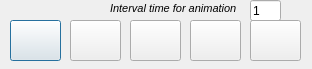
<?xml version="1.0" encoding="UTF-8"?>
<ui version="4.0">
 <class>Dialog</class>
 <widget class="QDialog" name="Dialog">
  <property name="geometry">
   <rect>
    <x>0</x>
    <y>0</y>
    <width>312</width>
    <height>69</height>
   </rect>
  </property>
  <property name="windowTitle">
   <string>MAPS VIEW</string>
  </property>
  <widget class="QPushButton" name="pushButton_4">
   <property name="geometry">
    <rect>
     <x>10</x>
     <y>20</y>
     <width>51</width>
     <height>41</height>
    </rect>
   </property>
   <property name="toolTip">
    <string>Go to the start</string>
   </property>
   <property name="text">
    <string/>
   </property>
   <property name="icon">
    <iconset resource="resources.qrc">
     <normaloff>:/plugins/pcrastermapstackvisualisation/previous.png</normaloff>:/plugins/pcrastermapstackvisualisation/previous.png</iconset>
   </property>
  </widget>
  <widget class="QPushButton" name="pushButton_2">
   <property name="geometry">
    <rect>
     <x>130</x>
     <y>20</y>
     <width>51</width>
     <height>41</height>
    </rect>
   </property>
   <property name="toolTip">
    <string>maps animation</string>
   </property>
   <property name="text">
    <string/>
   </property>
   <property name="icon">
    <iconset resource="resources.qrc">
     <normaloff>:/plugins/pcrastermapstackvisualisation/play1.png</normaloff>:/plugins/pcrastermapstackvisualisation/play1.png</iconset>
   </property>
  </widget>
  <widget class="QPushButton" name="pushButton_3">
   <property name="geometry">
    <rect>
     <x>190</x>
     <y>20</y>
     <width>51</width>
     <height>41</height>
    </rect>
   </property>
   <property name="statusTip">
    <string>Go to the next </string>
   </property>
   <property name="text">
    <string/>
   </property>
   <property name="icon">
    <iconset resource="resources.qrc">
     <normaloff>:/plugins/pcrastermapstackvisualisation/arrowright.png</normaloff>:/plugins/pcrastermapstackvisualisation/arrowright.png</iconset>
   </property>
  </widget>
  <widget class="QPushButton" name="pushButton_5">
   <property name="geometry">
    <rect>
     <x>250</x>
     <y>20</y>
     <width>51</width>
     <height>41</height>
    </rect>
   </property>
   <property name="toolTip">
    <string>Go to the last </string>
   </property>
   <property name="text">
    <string/>
   </property>
   <property name="icon">
    <iconset resource="resources.qrc">
     <normaloff>:/plugins/pcrastermapstackvisualisation/next.png</normaloff>:/plugins/pcrastermapstackvisualisation/next.png</iconset>
   </property>
  </widget>
  <widget class="QPushButton" name="pushButton">
   <property name="geometry">
    <rect>
     <x>70</x>
     <y>20</y>
     <width>51</width>
     <height>41</height>
    </rect>
   </property>
   <property name="toolTip">
    <string>Go to the previous </string>
   </property>
   <property name="text">
    <string/>
   </property>
   <property name="icon">
    <iconset resource="resources.qrc">
     <normaloff>:/plugins/pcrastermapstackvisualisation/maps.png</normaloff>:/plugins/pcrastermapstackvisualisation/maps.png</iconset>
   </property>
  </widget>
  <widget class="QLineEdit" name="txtBaseDir2_5">
   <property name="geometry">
    <rect>
     <x>250</x>
     <y>0</y>
     <width>31</width>
     <height>21</height>
    </rect>
   </property>
   <property name="text">
    <string>1</string>
   </property>
  </widget>
  <widget class="QLabel" name="label_15">
   <property name="geometry">
    <rect>
     <x>110</x>
     <y>0</y>
     <width>131</width>
     <height>16</height>
    </rect>
   </property>
   <property name="font">
    <font>
     <pointsize>8</pointsize>
     <weight>50</weight>
     <italic>true</italic>
     <bold>false</bold>
    </font>
   </property>
   <property name="text">
    <string>Interval time for animation</string>
   </property>
   <property name="textFormat">
    <enum>Qt::AutoText</enum>
   </property>
  </widget>
 </widget>
 <resources>
  <include location="../SpatialMetrics/resources.qrc"/>
  <include location="resources.qrc"/>
 </resources>
 <connections/>
</ui>
